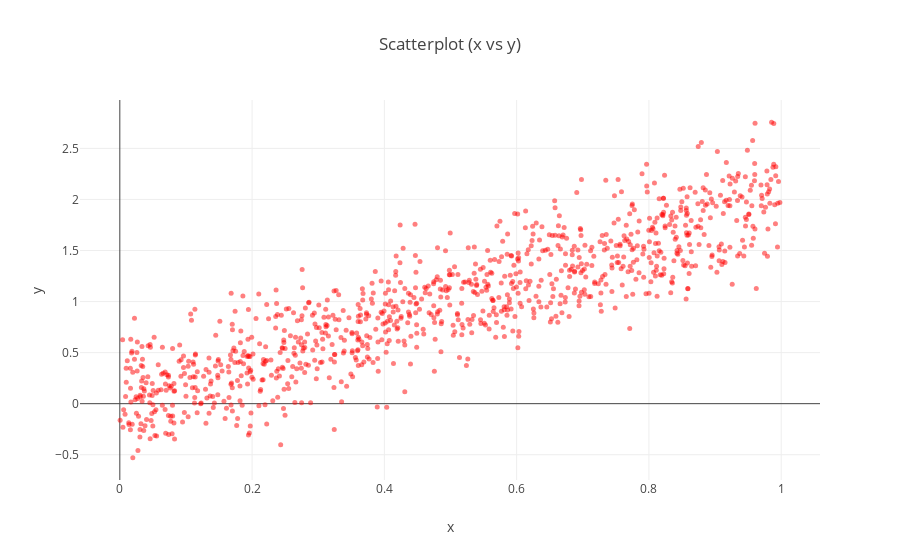

The cell this chart's notebook holds for it:
### Markdown cell above
### 3.1
Disegnare lo scatterplot tra le variabili **costo della vita** e **tasso di inquinamento**. Guardando il grafico appena generato, le due variabili sono tra loro correlate? Sempre guardando il grafico, sapete già dire se il coefficiente di correlazione sarà positivo, negativo, o circa nullo?

### Code cell
# Hint per generare uno scatter plot

xData = np.random.rand(1000)
yData = 2*xData + 0.3*np.random.randn(1000)

trace = go.Scatter(x = xData, y = yData,  
                   mode = 'markers', 
                   marker = {'color': 'rgb(255,0,0)', 'size': 5, 'symbol': 'circle', 'opacity': 0.5}) 

layout = go.Layout( title = 'Scatterplot (x vs y)',
                    xaxis = {'title': 'x'},
                    yaxis = {'title': 'y'})
fig = go.Figure(data = [trace], layout = layout)
py.iplot(fig)

### Figure 1 — Plotly figure (JSON) as saved in the notebook; plotly's stock layout.template omitted (floating-point values rounded to 4 significant figures; data arrays with more than 128 entries replaced by an {"elided": "..."} marker saying what was removed)
{"data": [{"marker": {"color": "rgb(255,0,0)", "opacity": 0.5, "size": 5, "symbol": "circle"}, "mode": "markers", "type": "scatter", "uid": "ef866926-e830-11e8-9021-a402b9828abf", "x": {"elided": "1000 float values"}, "y": {"elided": "1000 float values"}}], "layout": {"title": "Scatterplot (x vs y)", "xaxis": {"title": "x"}, "yaxis": {"title": "y"}}}
